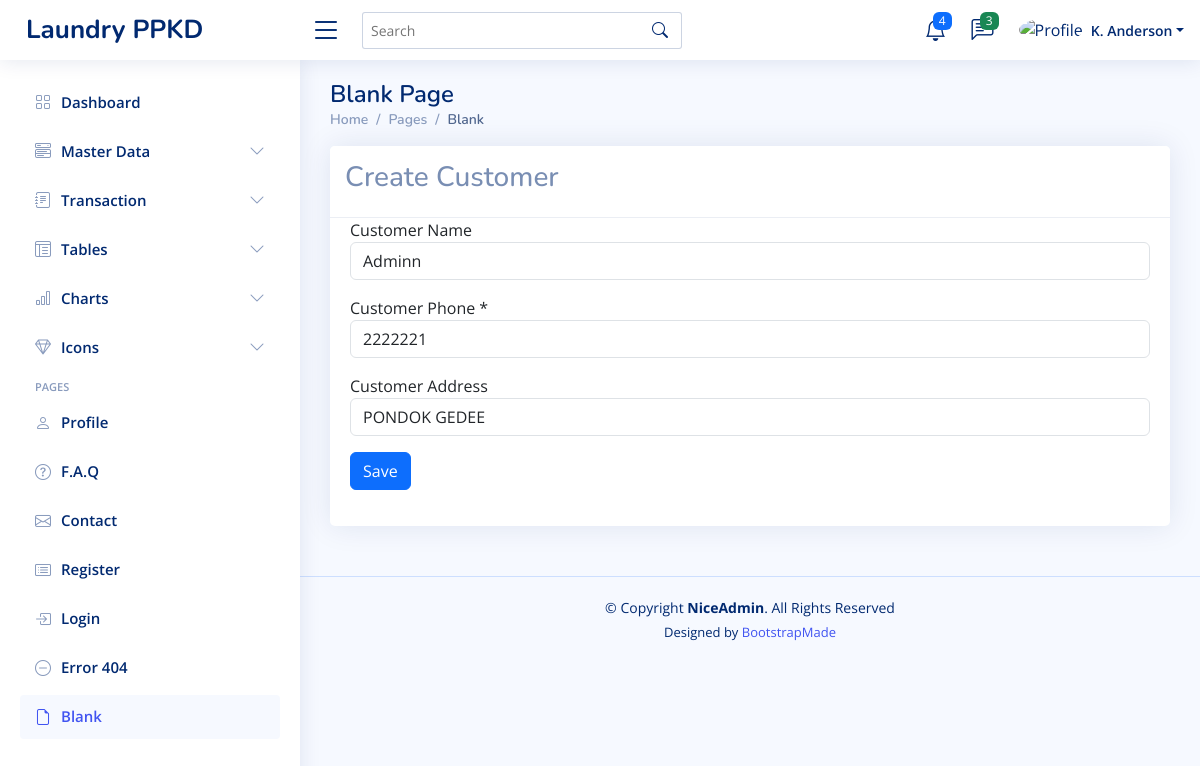
/dashboard.php?page=add-customer&edit=12, run on the app's committed database.
### tables this page shows
CREATE TABLE `customers` (
  `id` int(11) NOT NULL,
  `customer_name` varchar(50) NOT NULL,
  `customer_phone` int(15) NOT NULL,
  `customer_address` text DEFAULT NULL,
  `created_at` timestamp NOT NULL DEFAULT current_timestamp(),
  `updated_at` timestamp NULL DEFAULT NULL ON UPDATE current_timestamp()
);

### content/add-customer.php (the view, shortened to what this page needs)
<?php
$id = isset($_GET['edit']) ? $_GET['edit'] : '';
$queryEdit = mysqli_query($koneksi, "SELECT * FROM customers WHERE id = '$id' ");
$rowEdit = mysqli_fetch_assoc($queryEdit);
?>
<form action="" method="POST">
  <div class="row">
    <div class="col-sm-12">
      <div class="card">
        <div class="card-header">
          <h3>Create Customer</h3>
        </div>
        <div class="card-body">
          <form action="" method="POST">
            <div class="mb-3">
              <label for="">Customer Name</label>
              <input value="<?php echo isset($_GET['edit']) ? $rowEdit['customer_name'] : '' ?>" type="text" class="form-control" name="customer_name" require placeholder="enter customer name">
            </div>
            <div class="mb-3">
              <label for="">Customer Phone *</label>
              <input value="<?php echo isset($_GET['edit']) ? $rowEdit['customer_phone'] : '' ?>" type="number" class="form-control" name="customer_phone" require placeholder="enter customer phone">
            </div>
            <div class="mb-3">
              <label for="">Customer Address</label>
              <input value="<?php echo isset($_GET['edit']) ? $rowEdit['customer_address'] : '' ?>" type="text" class="form-control" name="customer_address" require placeholder="enter customer Address">
            </div>
            <div class="mb-3">
              <button class="btn btn-primary" type="submit" name="<?php echo isset($_GET['edit']) ? 'edit' :  'save' ?>">Save</button>
            </div>
          </form>
        </div>
      </div>
    </div>
  </div>
</form>

### assets/css/style.css (style rules this page uses)
:root { scroll-behavior: smooth; }
body { font-family: "Open Sans", sans-serif; background: #f6f9ff; color: #444444; }
h1, h2, h3, h4, h5, h6 { font-family: "Nunito", sans-serif; }
.card { margin-bottom: 30px; border: none; border-radius: 5px; box-shadow: 0px 0 30px rgba(1, 41, 112, 0.1); }
.card-header, .card-footer { border-color: #ebeef4; background-color: #fff; color: #798eb3; padding: 15px; }
.card-body { padding: 0 20px 20px 20px; }

### data on the page
customers: customer_name "Adminn", customer_phone "2222221", customer_address "PONDOK GEDEE"
